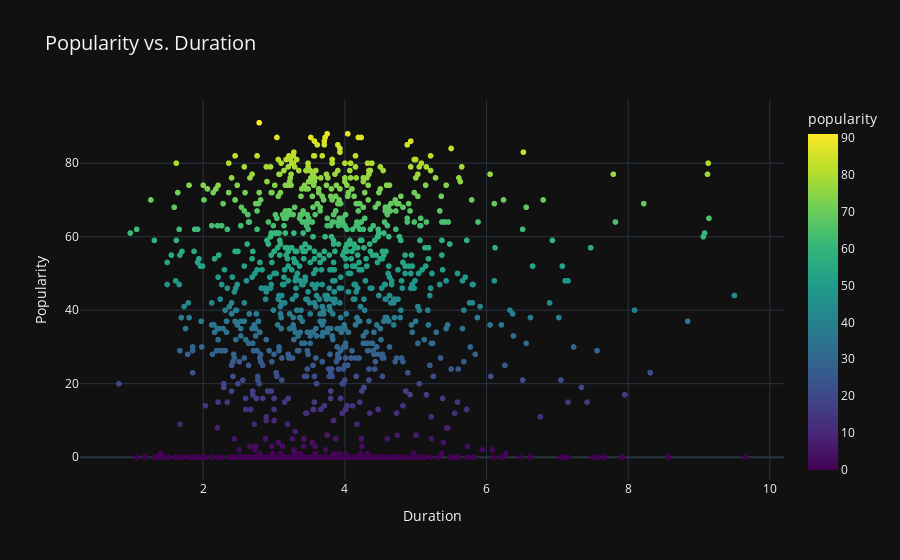

The cell this chart's notebook holds for it:
### Code cell
# Interactive scatter plot of popularity vs. duration with custom colors
fig = px.scatter(
    df, 
    x='duration', 
    y='popularity', 
    hover_data=['name', 'artist'], 
    title='Popularity vs. Duration',
    color='popularity',  
    color_continuous_scale='Viridis' 
)

# Customize the layout
fig.update_layout(
    xaxis_title='Duration',
    yaxis_title='Popularity',
    title_font_size=20,
    template='plotly_dark' 
)

fig.show()

### Figure 1 — Plotly figure (JSON) as saved in the notebook; plotly's stock layout.template omitted (floating-point values rounded to 4 significant figures; data arrays with more than 128 entries replaced by an {"elided": "..."} marker saying what was removed)
{"data": [{"customdata": {"elided": "1193x2 str values"}, "hovertemplate": "duration=%{x}<br>popularity=%{marker.color}<br>name=%{customdata[0]}<br>artist=%{customdata[1]}<extra></extra>", "legendgroup": "", "marker": {"color": {"elided": "1193 int values"}, "coloraxis": "coloraxis", "symbol": "circle"}, "mode": "markers", "name": "", "showlegend": false, "type": "scattergl", "x": {"elided": "1193 float values"}, "xaxis": "x", "y": {"elided": "1193 int values"}, "yaxis": "y"}], "layout": {"coloraxis": {"colorbar": {"title": {"text": "popularity"}}, "colorscale": [[0, "#440154"], [0.1111, "#482878"], [0.2222, "#3e4989"], [0.3333, "#31688e"], [0.4444, "#26828e"], [0.5556, "#1f9e89"], [0.6667, "#35b779"], [0.7778, "#6ece58"], [0.8889, "#b5de2b"], [1, "#fde725"]]}, "legend": {"tracegroupgap": 0}, "title": {"font": {"size": 20}, "text": "Popularity vs. Duration"}, "xaxis": {"anchor": "y", "domain": [0, 1], "title": {"text": "Duration"}}, "yaxis": {"anchor": "x", "domain": [0, 1], "title": {"text": "Popularity"}}}}
